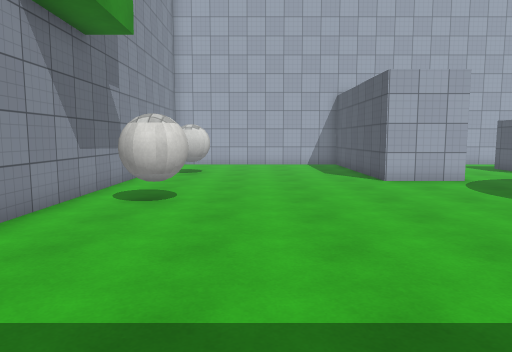
view 1 (above)

16 first-person views from a walk through a Unity game level. The camera is 1.5 m above the floor, tilts 6° down and sees 70° across. The floor is counted in squares, 1 m on a side. Each view is taken from the middle of a square. On the plan, view 1 faces up. The plan holds only what a view shows up to about 16 squares ahead; the rest is blank. The player character is not drawn. Surface patterns are stand-ins for the level's own textures.

view 2
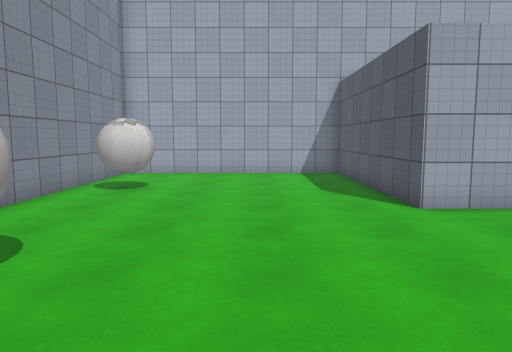

view 3
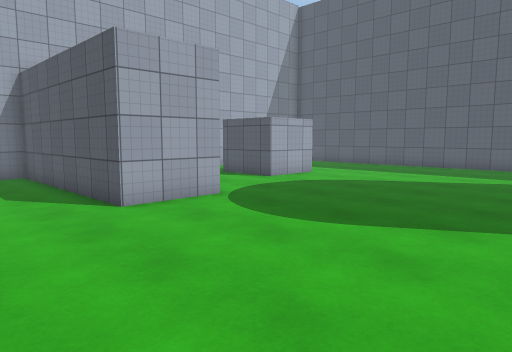

view 4
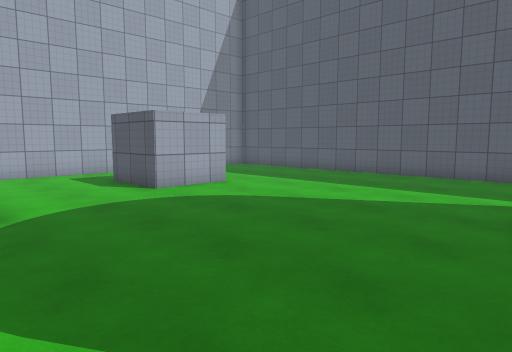

view 5
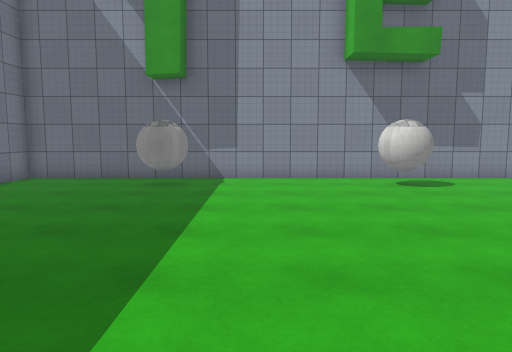

view 6
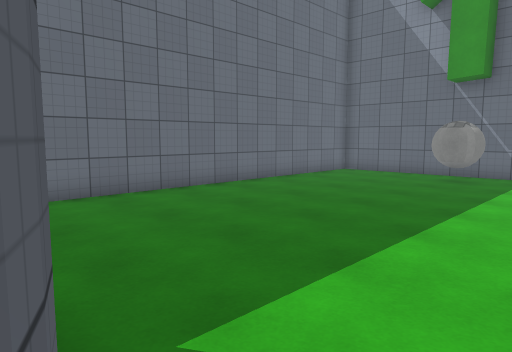

view 7
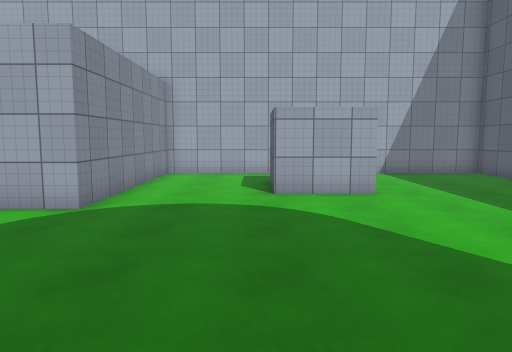

view 8
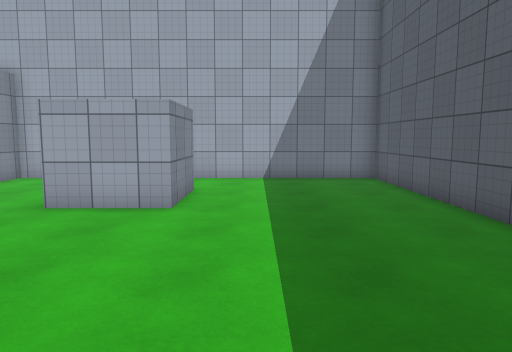

view 9
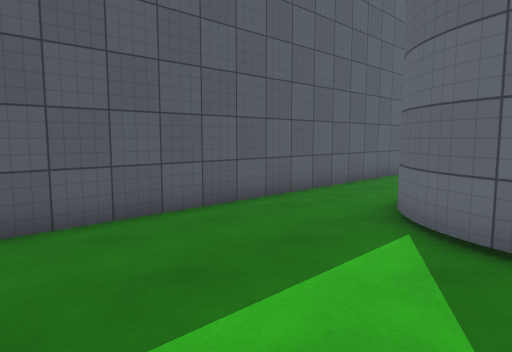

view 10
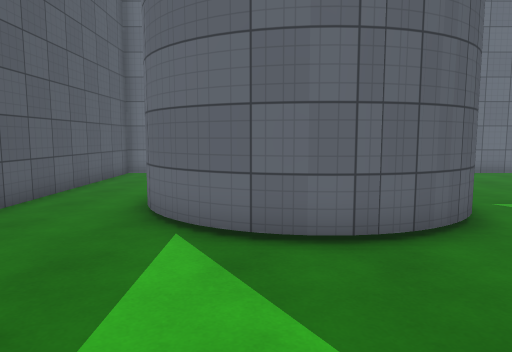

view 11
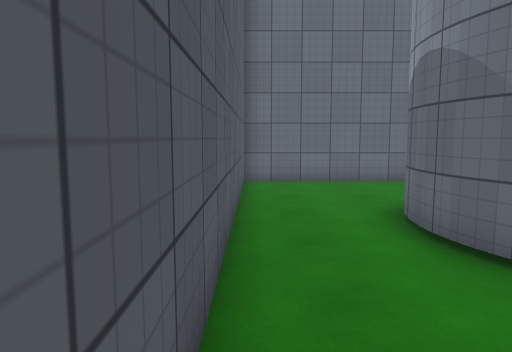

view 12
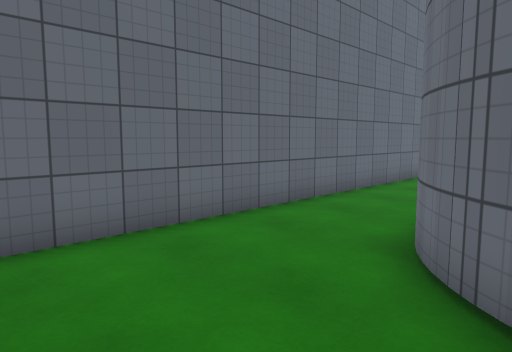

view 13
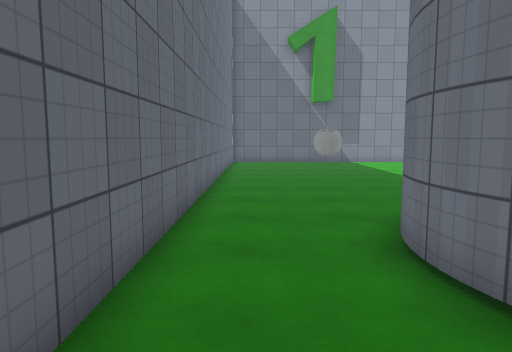

view 14
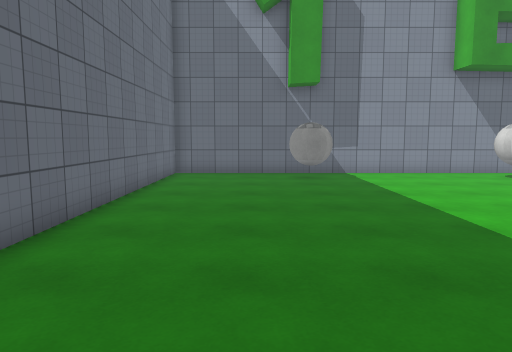

view 15
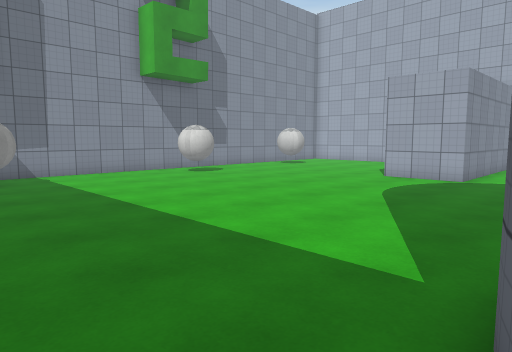

view 16
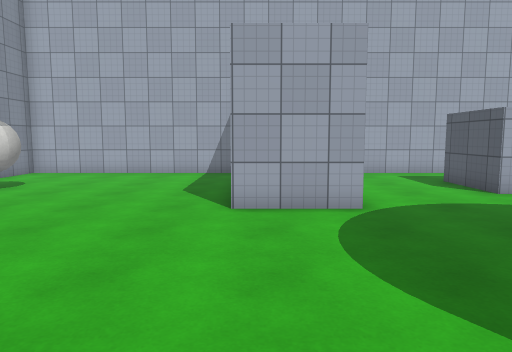

### Floor plan
Points are (right, up) in squares from view 1. A wall is a line through its corners. A room is listed if a view was taken in it or the views show most of it. See-through windows are left out.
Room 1 (views 1, 2, 3, 4, 5, 6, 7, 8, 9, 10, 11, 12, 13, 14, 15, 16)
walls: (11.1, 4.6) (11.5, 4.9); (11.7, 5.1) (12.1, 5.4); (11.9, 5.3) (12.4, 5.6); (11, 4.3) (11.3, 4.7); (12.2, 5.5) (12.6, 5.7); (12.5, 5.6) (13, 5.8); (13.1, 5.8) (13.6, 5.9); (13.5, 5.9) (14, 5.9); (13.9, 5.9) (14.4, 5.9); (14.2, 5.9) (14.7, 5.8); (14.6, 5.9) (15, 5.7); (10.6, 1.3) (10.5, 1.8); (14.9, 5.8) (15.4, 5.6); (10.7, 1) (10.5, 1.5); (15.2, 5.7) (15.7, 5.5); (15.5, 5.5) (16, 5.3); (15.8, 5.4) (16.2, 5.1); (16.1, 5.1) (16.5, 4.8); (16.6, 4.7) (16.9, 4.3); (16.8, 4.4) (17.1, 4); (17.1, 3.8) (17.3, 3.4); (13, -1) (12.5, -0.8); (17.3, 3.5) (17.4, 3); (13.3, -1) (12.9, -0.9); (17.3, 3.2) (17.4, 2.7); (13.6, -1.1) (13.2, -1); (17.4, 2.9) (17.4, 2.4); (17.4, 2.5) (17.4, 2); (14, -1.1) (13.5, -1.1); (17.4, 2.2) (17.3, 1.7); (14.4, -1.1) (13.9, -1.1); (17.4, 1.9) (17.3, 1.4); (15.1, -0.9) (14.6, -1) (14.2, -1.1); (14.2, 17.6) (14.2, 14.7) (11.5, 14.7) (11.5, 17.6); (15.6, -0.6) (15.2, -0.9); (16.2, -0.2) (15.8, -0.5); (16, -0.4) (15.5, -0.7); (16.9, 0.5) (16.6, 0.1); (16.7, 0.2) (16.3, -0.1); (-4.5, 18) (-4.5, -4.4) (20.4, -4.4) (20.4, 20.5) (7.3, 20.5) (7.3, 12.6) (4.5, 12.6) (4.5, 20.5) (-4.5, 20.5) (-4.5, 19.5)
objects: ball (-3, 1) to (-2, 1); ball (-3, 8) to (-2, 9); ball (-3, 15) to (-2, 16)

Positions as (right, up) in squares from view 1, and headings:
1: (0, 0), facing up
2: (1, 5), facing up
3: (1, 5), facing up-right
4: (6, 5), facing up-right
5: (9, 4), facing left
6: (11, 5), facing down-left
7: (11, 5), facing up
8: (16, 7), facing up
9: (14, 11), facing down-right
10: (15, 11), facing down
11: (20, 8), facing down
12: (20, 1), facing down-left
13: (18, -3), facing left
14: (11, -1), facing left
15: (11, -1), facing up-left
16: (5, 5), facing up
